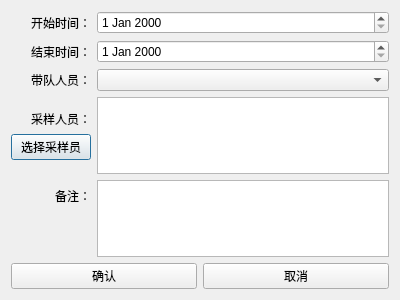
<?xml version="1.0" encoding="UTF-8"?>
<ui version="4.0">
 <class>DoScheduleDlg</class>
 <widget class="QDialog" name="DoScheduleDlg">
  <property name="geometry">
   <rect>
    <x>0</x>
    <y>0</y>
    <width>400</width>
    <height>300</height>
   </rect>
  </property>
  <property name="windowTitle">
   <string>Dialog</string>
  </property>
  <layout class="QFormLayout" name="formLayout">
   <property name="labelAlignment">
    <set>Qt::AlignRight|Qt::AlignTrailing|Qt::AlignVCenter</set>
   </property>
   <property name="formAlignment">
    <set>Qt::AlignLeading|Qt::AlignLeft|Qt::AlignVCenter</set>
   </property>
   <item row="0" column="0">
    <widget class="QLabel" name="label">
     <property name="text">
      <string>开始时间：</string>
     </property>
    </widget>
   </item>
   <item row="0" column="1">
    <widget class="QDateEdit" name="dateEdit"/>
   </item>
   <item row="1" column="0">
    <widget class="QLabel" name="label_2">
     <property name="text">
      <string>结束时间：</string>
     </property>
    </widget>
   </item>
   <item row="1" column="1">
    <widget class="QDateEdit" name="dateEdit2"/>
   </item>
   <item row="2" column="0">
    <widget class="QLabel" name="label_3">
     <property name="text">
      <string>带队人员：</string>
     </property>
    </widget>
   </item>
   <item row="2" column="1">
    <widget class="QComboBox" name="comboBox"/>
   </item>
   <item row="3" column="0">
    <layout class="QVBoxLayout" name="verticalLayout" stretch="0,1,1,0">
     <item>
      <spacer name="verticalSpacer_2">
       <property name="orientation">
        <enum>Qt::Vertical</enum>
       </property>
       <property name="sizeHint" stdset="0">
        <size>
         <width>20</width>
         <height>40</height>
        </size>
       </property>
      </spacer>
     </item>
     <item>
      <widget class="QLabel" name="label_4">
       <property name="text">
        <string>采样人员：</string>
       </property>
       <property name="alignment">
        <set>Qt::AlignRight|Qt::AlignTrailing|Qt::AlignVCenter</set>
       </property>
      </widget>
     </item>
     <item>
      <widget class="QPushButton" name="selectBtn">
       <property name="text">
        <string>选择采样员</string>
       </property>
      </widget>
     </item>
     <item>
      <spacer name="verticalSpacer">
       <property name="orientation">
        <enum>Qt::Vertical</enum>
       </property>
       <property name="sizeHint" stdset="0">
        <size>
         <width>20</width>
         <height>40</height>
        </size>
       </property>
      </spacer>
     </item>
    </layout>
   </item>
   <item row="4" column="0">
    <widget class="QLabel" name="label_5">
     <property name="text">
      <string>备注：</string>
     </property>
    </widget>
   </item>
   <item row="4" column="1">
    <widget class="QTextEdit" name="remarkEdit"/>
   </item>
   <item row="5" column="0" colspan="2">
    <layout class="QHBoxLayout" name="horizontalLayout">
     <item>
      <widget class="QPushButton" name="btnOk">
       <property name="text">
        <string>确认</string>
       </property>
      </widget>
     </item>
     <item>
      <widget class="QPushButton" name="btnCancel">
       <property name="text">
        <string>取消</string>
       </property>
      </widget>
     </item>
    </layout>
   </item>
   <item row="3" column="1">
    <widget class="QTextBrowser" name="samplerEdit">
     <property name="enabled">
      <bool>true</bool>
     </property>
    </widget>
   </item>
  </layout>
 </widget>
 <resources/>
 <connections/>
</ui>
